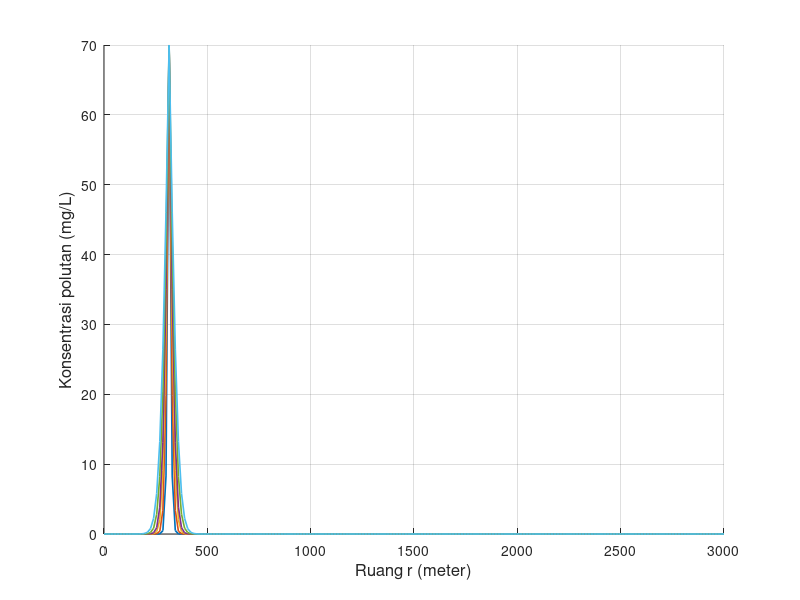

Reproduce this figure in MATLAB. (Note: this script raises an error after producing the figure.)
clear; clc; close all;

% Feby Syarief Al A`raaf
% 26050124130087
% Oseanografi C
%
% Simulasi adveksi 1 dimensi metode FTCS
% Sumber polutan kontinu
% Grafik: konsentrasi polutan terhadap ruang
% NIM = 087, sehingga:
% x = 0, y = 8, z = 7
% Konsentrasi sumber = 10*z = 70 mg/L

x = 0;
y = 8;
z = 7;

folder_output = 'output_Kontinu_FTCS_Terhadap_Ruang';
if ~exist(folder_output, 'dir')
    mkdir(folder_output);
end

Ad1 = 0;
L   = 3000;
T   = 7200;
C   = 10 * z;

scenario(1).nama = 'Skenario 1';
scenario(1).dx   = 15;
scenario(1).dt   = 6;
scenario(1).Ad2  = 0.5;
scenario(1).m    = 15 + z;

scenario(2).nama = 'Skenario 2';
scenario(2).dx   = 30;
scenario(2).dt   = 6;
scenario(2).Ad2  = 0.05;
scenario(2).m    = 30 + z;

scenario(3).nama = 'Skenario 3';
scenario(3).dx   = 15;
scenario(3).dt   = 6;
scenario(3).Ad2  = 1;
scenario(3).m    = 15 + z;

for s = 1:numel(scenario)

    fprintf('\nMemproses %s\n', scenario(s).nama);

    dx  = scenario(s).dx;
    dt  = scenario(s).dt;
    Ad2 = scenario(s).Ad2;
    m   = scenario(s).m;

    n     = 0:dt:T;
    t     = 0:dx:L;
    nmax  = length(n);
    mmax  = length(t);

    alpha1 = (Ad1 * dt) / dx^2;
    alpha2 = (Ad2 * dt) / dx^2;

    fprintf('dx = %.3f m, dt = %.3f s, Ad2 = %.3f m^2/s, m = %d\n', dx, dt, Ad2, m);
    fprintf('nmax = %d, mmax = %d, alpha2 = %.6f\n', nmax, mmax, alpha2);

    if m > mmax
        fprintf('%s tidak dapat diproses karena grid sumber di luar domain.\n', scenario(s).nama);
        continue;
    end

    if alpha2 > 0.5
        fprintf('%s: peringatan, alpha2 > 0.5 sehingga skema FTCS berpotensi tidak stabil.\n', scenario(s).nama);
    end

    F = zeros(nmax, mmax);

    tv = [60 180 360 500 800 1160];
    rv = [10 12 14 16 19 21 23];

    tv_valid = tv(tv >= n(1) & tv <= n(end));

    if length(tv_valid) < length(tv)
        fprintf('%s: beberapa waktu tv berada di luar domain sehingga tidak digrafikkan.\n', scenario(s).nama);
    end

    history = NaN(length(tv_valid), mmax);

    F(1, m) = C;

    for na = 1:(nmax - 1)

        F(na, m) = C;

        for i = 2:(mmax - 1)

            if i == m
                F(na + 1, i) = C;
            else
                F(na + 1, i) = (1 - 2 * alpha2) * F(na, i) ...
                             + alpha2 * (F(na, i + 1) + F(na, i - 1));
            end

        end

        F(na + 1, 1)    = F(na + 1, 2);
        F(na + 1, mmax) = F(na + 1, mmax - 1);
        F(na + 1, m)    = C;

    end

    for p = 1:length(tv_valid)
        [~, idx_tv] = min(abs(n - tv_valid(p)));
        history(p, :) = F(idx_tv, :);
    end

    fig = figure('Visible', 'off', 'Position', [100 100 1400 600]);
    hold on;

    legend_text = {};

    for k = 1:length(tv_valid)
        plot(t, history(k, :), 'LineWidth', 1.2);
        legend_text{end+1} = sprintf('t = %d', tv_valid(k));
    end

    grid on;
    xlabel('Ruang r (meter)', 'FontSize', 12);
    ylabel('Konsentrasi polutan (mg/L)', 'FontSize', 12);
    title(sprintf('%s - Konsentrasi polutan terhadap ruang', scenario(s).nama), ...
          'Feby Syarief-0087-Ose C', 'FontSize', 14, 'FontWeight', 'bold');
    xlim([t(1), t(end)]);

    y_max = max(history(:), [], 'omitnan');
    if isempty(y_max) || isnan(y_max) || y_max <= 0
        ylim([0 1]);
    else
        ylim([0, max(C * 1.2, y_max * 1.1)]);
    end

    set(gca, 'FontSize', 11);

    legend(legend_text, ...
           'Location', 'northwest', ...
           'FontSize', 8, ...
           'NumColumns', 2, ...
           'Box', 'on');

    hold off;

    nama_file = sprintf('ftcs_kontinu_ruang_skenario_%d.png', s);
    saveas(fig, fullfile(folder_output, nama_file));
    close(fig);

    fprintf('%s selesai diproses.\n', scenario(s).nama);

end

fprintf('\nSemua skenario telah selesai diproses.\n');
